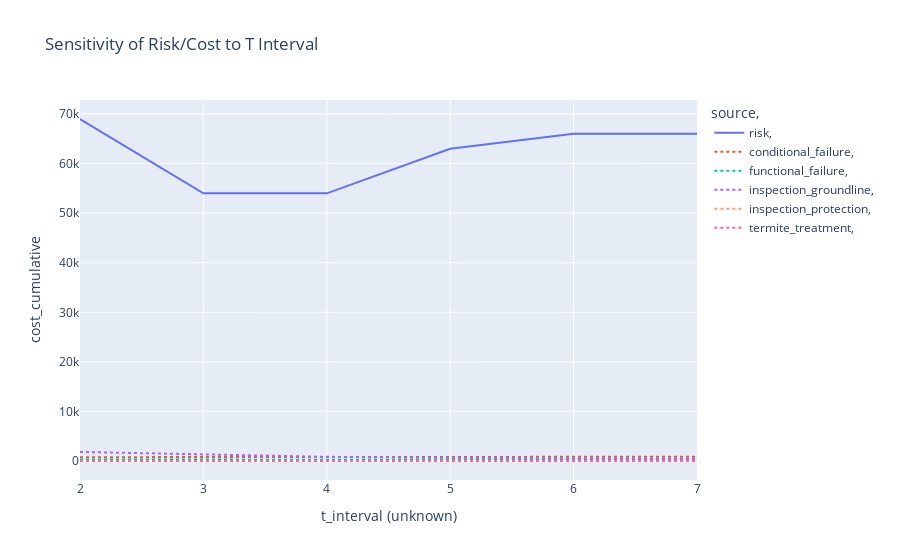

The cell this chart's notebook holds for it:
### Code cell
# Apply the function
df_rolling = rolling_mean(df_sens_chain, x_var=x_var, y_var=y_var,window=window)

# Create df_plot for generating a figure
df_plot = df_rolling.loc[df_rolling[y_var] == df_rolling.iloc[-1][y_var]]
df_plot.rename(columns={x_var : x_var.split('-')[-1]}, inplace=True)
make_sensitivity_fig(df_plot, var_name=x_var, y_axis = 'cost_cumulative')

### Figure 1 — Plotly figure (JSON) as saved in the notebook; plotly's stock layout.template omitted (floating-point values rounded to 4 significant figures)
{"data": [{"hovertemplate": "source=risk<br> =   <br>t_interval=%{x}<br>cost_cumulative=%{y}<extra></extra>", "legendgroup": "risk,    ", "line": {"color": "#636EFA", "dash": "solid"}, "mode": "lines", "name": "risk,    ", "orientation": "v", "showlegend": true, "type": "scatter", "x": [2, 3, 4, 5, 6, 7], "xaxis": "x", "y": [69000, 54000, 54000, 63000, 66000, 66000], "yaxis": "y"}, {"hovertemplate": "source=conditional_failure<br> =  <br>t_interval=%{x}<br>cost_cumulative=%{y}<extra></extra>", "legendgroup": "conditional_failure,   ", "line": {"color": "#EF553B", "dash": "dot"}, "mode": "lines", "name": "conditional_failure,   ", "orientation": "v", "showlegend": true, "type": "scatter", "x": [2, 3, 4, 5, 6, 7], "xaxis": "x", "y": [777, 833, 812, 805, 847, 875], "yaxis": "y"}, {"hovertemplate": "source=functional_failure<br> =  <br>t_interval=%{x}<br>cost_cumulative=%{y}<extra></extra>", "legendgroup": "functional_failure,   ", "line": {"color": "#00CC96", "dash": "dot"}, "mode": "lines", "name": "functional_failure,   ", "orientation": "v", "showlegend": true, "type": "scatter", "x": [2, 3, 4, 5, 6, 7], "xaxis": "x", "y": [322, 252, 252, 294, 308, 308], "yaxis": "y"}, {"hovertemplate": "source=inspection_groundline<br> =  <br>t_interval=%{x}<br>cost_cumulative=%{y}<extra></extra>", "legendgroup": "inspection_groundline,   ", "line": {"color": "#AB63FA", "dash": "dot"}, "mode": "lines", "name": "inspection_groundline,   ", "orientation": "v", "showlegend": true, "type": "scatter", "x": [2, 3, 4, 5, 6, 7], "xaxis": "x", "y": [1827.0, 1354, 841.3, 626.1, 511.9, 436.1], "yaxis": "y"}, {"hovertemplate": "source=inspection_protection<br> =  <br>t_interval=%{x}<br>cost_cumulative=%{y}<extra></extra>", "legendgroup": "inspection_protection,   ", "line": {"color": "#FFA15A", "dash": "dot"}, "mode": "lines", "name": "inspection_protection,   ", "orientation": "v", "showlegend": true, "type": "scatter", "x": [2, 3, 4, 5, 6, 7], "xaxis": "x", "y": [0, 0, 0, 0, 0, 0], "yaxis": "y"}, {"hovertemplate": "source=termite_treatment<br> =  <br>t_interval=%{x}<br>cost_cumulative=%{y}<extra></extra>", "legendgroup": "termite_treatment,   ", "line": {"color": "#FF6692", "dash": "dot"}, "mode": "lines", "name": "termite_treatment,   ", "orientation": "v", "showlegend": true, "type": "scatter", "x": [2, 3, 4, 5, 6, 7], "xaxis": "x", "y": [22.2, 20.8, 19, 18.2, 17.2, 16.2], "yaxis": "y"}], "layout": {"legend": {"title": {"text": "source,  "}, "tracegroupgap": 0}, "title": {"text": "Sensitivity of Risk/Cost to T Interval"}, "xaxis": {"anchor": "y", "automargin": true, "domain": [0, 1], "title": {"text": "t_interval (unknown)"}}, "yaxis": {"anchor": "x", "automargin": true, "domain": [0, 1], "title": {"text": "cost_cumulative"}}}}
